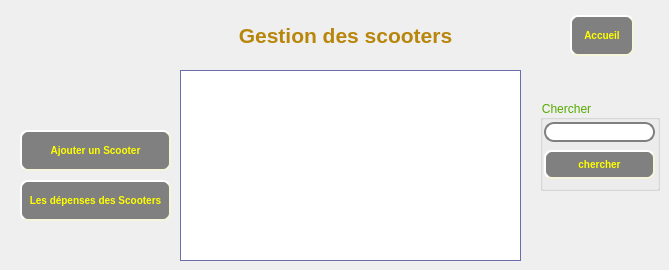
    <widget class="QWidget" name="page_9">
     <widget class="QLabel" name="label_gestion_scooter">
      <property name="geometry">
       <rect>
        <x>210</x>
        <y>20</y>
        <width>271</width>
        <height>31</height>
       </rect>
      </property>
      <property name="styleSheet">
       <string notr="true">font: 75 italic 55pt &quot;Montserrat&quot;;</string>
      </property>
      <property name="text">
       <string>&lt;html&gt;&lt;head/&gt;&lt;body&gt;&lt;p align=&quot;center&quot;&gt;&lt;span style=&quot; font-size:16pt; font-weight:600; color:#b8860b;&quot;&gt;Gestion des scooters&lt;/span&gt;&lt;/p&gt;&lt;/body&gt;&lt;/html&gt;</string>
      </property>
     </widget>
     <widget class="QLabel" name="label_pic_9">
      <property name="geometry">
       <rect>
        <x>30</x>
        <y>30</y>
        <width>81</width>
        <height>81</height>
       </rect>
      </property>
      <property name="text">
       <string/>
      </property>
     </widget>
     <widget class="QPushButton" name="pushButton_ajouterscooter">
      <property name="geometry">
       <rect>
        <x>20</x>
        <y>130</y>
        <width>151</width>
        <height>41</height>
       </rect>
      </property>
      <property name="styleSheet">
       <string notr="true">QPushButton#pushButton_ajouterscooter{
background-color: grey;
    border-style: outset;
    border-width: 2px;
    border-radius: 8px;
    border-color: beige;
    font:  bold 10px;
    color:yellow;
    min-width: 10em;
    padding: 6px;
}
#pushButton_ajouterscooter:hover {
    background-color:rgb(222, 184, 135);
    border-style: outset;
    border-width: 2px;
    border-radius: 8px;
    border-color: beige;
    font:  bold 10px;
    color:yellow;
    min-width: 10em;
    padding: 6px;
}

#pushButton_ajouterscooter:pressed{
background-color: grey;
    border-style: outset;
    border-width: 2px;
    border-radius: 8px;
    border-color: beige;
    font:  bold 10px;
    color:yellow;
    min-width: 10em;
    padding: 6px;}</string>
      </property>
      <property name="text">
       <string>Ajouter un Scooter</string>
      </property>
     </widget>
     <widget class="QPushButton" name="pushButton_depense">
      <property name="geometry">
       <rect>
        <x>20</x>
        <y>180</y>
        <width>151</width>
        <height>41</height>
       </rect>
      </property>
      <property name="styleSheet">
       <string notr="true">QPushButton#pushButton_depense{
background-color: grey;
    border-style: outset;
    border-width: 2px;
    border-radius: 8px;
    border-color: beige;
    font:  bold 10px;
    color:yellow;
    min-width: 10em;
    padding: 6px;
}
#pushButton_depense:hover {
    background-color:rgb(222, 184, 135);
    border-style: outset;
    border-width: 2px;
    border-radius: 8px;
    border-color: beige;
    font:  bold 10px;
    color:yellow;
    min-width: 10em;
    padding: 6px;
}

#pushButton_depense:pressed{
background-color: grey;
    border-style: outset;
    border-width: 2px;
    border-radius: 8px;
    border-color: beige;
    font:  bold 10px;
    color:yellow;
    min-width: 10em;
    padding: 6px;}</string>
      </property>
      <property name="text">
       <string>Les dépenses des Scooters</string>
      </property>
     </widget>
     <widget class="QListView" name="listView_2">
      <property name="geometry">
       <rect>
        <x>180</x>
        <y>70</y>
        <width>341</width>
        <height>191</height>
       </rect>
      </property>
      <property name="styleSheet">
       <string notr="true">QListView {
    alternate-background-color: yellow;
   border: 1px solid #6a6ea9;
   background: qlineargradient(x1: 0, y1: 0, x2: 0, y2: 1,
                                stop: 0 #FAFBFE, stop: 1 #DCDEF1);
}
</string>
      </property>
     </widget>
     <widget class="QGroupBox" name="groupBox_2">
      <property name="geometry">
       <rect>
        <x>540</x>
        <y>100</y>
        <width>120</width>
        <height>91</height>
       </rect>
      </property>
      <property name="styleSheet">
       <string notr="true">color: rgb(85, 170, 0);
background: qlineargradient(x1: 0, y1: 0, x2: 0, y2: 1,
                               stop: 0 #FAFBFE, stop: 1 #DCDEF1);</string>
      </property>
      <property name="title">
       <string>Chercher</string>
      </property>
      <widget class="QWidget" name="layoutWidget">
       <property name="geometry">
        <rect>
         <x>4</x>
         <y>20</y>
         <width>111</width>
         <height>61</height>
        </rect>
       </property>
       <layout class="QVBoxLayout" name="verticalLayout_4">
        <item>
         <widget class="QLineEdit" name="lineEdit_chercher">
          <property name="styleSheet">
           <string notr="true">  border: 2px solid gray;
    border-radius: 10px;
    padding: 0 8px;
    background: white;
    selection-background-color: darkgray;</string>
          </property>
         </widget>
        </item>
        <item>
         <widget class="QPushButton" name="pushButton_chercher_2">
          <property name="styleSheet">
           <string notr="true">QPushButton#pushButton_chercher_2{
background-color: grey;
    border-style: outset;
    border-width: 2px;
    border-radius: 8px;
    border-color: beige;
    font:  bold 10px;
    color:yellow;
    min-width: 4em;
    padding: 6px;
}
#pushButton_chercher_2:hover {
    background-color:rgb(222, 184, 135);
    border-style: outset;
    border-width: 2px;
    border-radius: 8px;
    border-color: beige;
    font:  bold 10px;
    color:yellow;
    min-width: 4em;
    padding: 6px;
}

#pushButton_cherche_2r:pressed{
background-color: grey;
    border-style: outset;
    border-width: 2px;
    border-radius: 8px;
    border-color: beige;
    font:  bold 10px;
    color:yellow;
    min-width: 4em;
    padding: 6px;}</string>
          </property>
          <property name="text">
           <string>chercher</string>
          </property>
         </widget>
        </item>
       </layout>
      </widget>
     </widget>
     <widget class="QPushButton" name="pushButton_acc_2">
      <property name="geometry">
       <rect>
        <x>570</x>
        <y>15</y>
        <width>64</width>
        <height>41</height>
       </rect>
      </property>
      <property name="styleSheet">
       <string notr="true">QPushButton#pushButton_acc_2{
background-color: grey;
    border-style: outset;
    border-width: 2px;
    border-radius: 8px;
    border-color: beige;
    font:  bold 10px;
    color:yellow;
    min-width: 4em;
    padding: 6px;
}
#pushButton_acc_2:hover {
    background-color:rgb(222, 184, 135);
    border-style: outset;
    border-width: 2px;
    border-radius: 8px;
    border-color: beige;
    font:  bold 10px;
    color:yellow;
    min-width: 4em;
    padding: 6px;
}

#pushButton_acc_2:pressed{
background-color: grey;
    border-style: outset;
    border-width: 2px;
    border-radius: 8px;
    border-color: beige;
    font:  bold 10px;
    color:yellow;
    min-width: 4em;
    padding: 6px;}</string>
      </property>
      <property name="text">
       <string>Accueil</string>
      </property>
     </widget>
    </widget>
